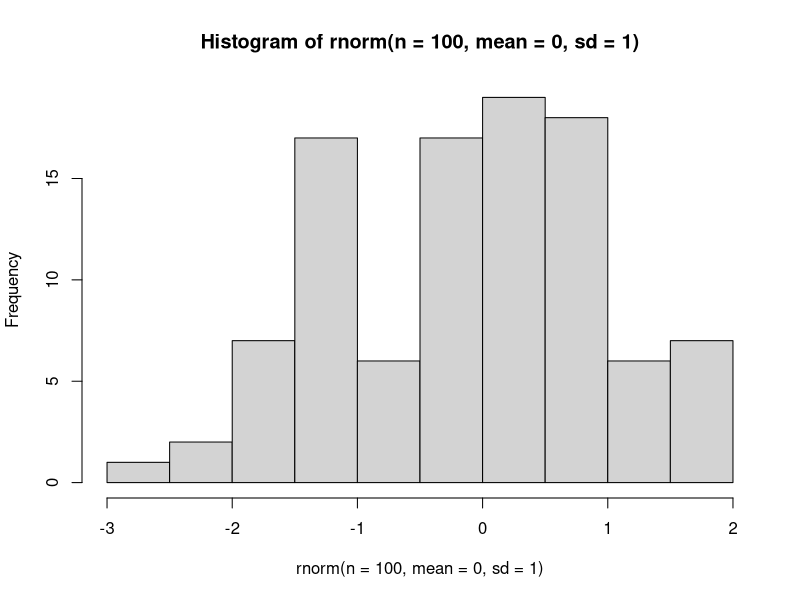

Recreate this plot in R. (Note: this script raises an error after producing the figure.)
## ---- chunk 1
rnorm(n = 100, mean = 0, sd = 1) |>
  hist()
## ---- chunk 2
5 + 5
3 / 5
## ---- chunk 3
# Everything after `#` is a comment
5 + 5
## ---- chunk 4
5 == 5 # is equal
5 != 5 # is not equal
TRUE | FALSE # OR
T & F # AND
# TRUE and FALSE can be abbreviated to T and F but not recommended.
!TRUE # NOT
2 > 5
5 <= 10
## ---- chunk 5
(T & F) | (T & T)
## ---- chunk 6
x <- 5
y = 4
## ---- chunk 7
inflation_uplift <- 1.02
## ---- chunk 8
rnorm(n = 100, mean = 0, sd = 1)
rnorm(100, 0, 1)
## ---- chunk 9
rnorm(100, 100, 100)
## ---- chunk 10
ls()
ls
## ---- chunk 11
class(5L)
class(5.0)
## ---- chunk 12
class('5')
class("foo")
## ---- chunk 13
5/3
## ---- chunk 14
"100" > 20
## ---- chunk 15
school_status <- c("LA Maintained", "Non-LA Maintained")
school_status <- factor(school_status)
## ---- chunk 16
teachers <- c("M1", "M4", "M2")

teachers_factor <- ordered(teachers,
                           levels = c("M1", "M2", "M3", "M4"))

teachers_factor

teachers_factor[3] > teachers_factor[2]
## ---- chunk 17
c(10, 20, 30)[3]
## ---- chunk 18
TRUE
T
FALSE
F
## ---- chunk 19
TRUE + TRUE # Implicit
as.numeric(TRUE) # Explicit
as.numeric(FALSE) # Explicit
## ---- chunk 20
"5" + "8" # Doesn't always happen implicitly
as.numeric("5") + as.numeric("8")

as.numeric
as.character
as.Date
as.logical
as.
## ---- chunk 21
5 == 2 + 3
## ---- chunk 22
NA == NA
## ---- chunk 23
5 == NA
## ---- chunk 24
wojtek_age <- NA
sam_age <- NA
wojtek_age == sam_age 
## ---- chunk 25
mean(c(1, 2, 3))
## ---- chunk 26
mean(c(1, 2, 3, NA))
## ---- chunk 27
mean(c(1, 2, 3, NA), na.rm = TRUE)
## ---- chunk 28
x <- c(-8, -9, 1, 2)
mean(x)

x <- dplyr::na_if(x, -8)
x <- dplyr::na_if(x, -9)

x
mean(x, na.rm = TRUE)

## ---- chunk 29
identical(1, c(1))
## ---- chunk 30
economic_data <- c(1:4) # same as c(1,2,3)
inflation_uplift <- 1.02

economic_data * inflation_uplift

length(economic_data)
length(inflation_uplift)

yearly_inflation_uplift <- c(1.02, 1.07, 1.20, 1.50)

economic_data * yearly_inflation_uplift
## ---- chunk 31
economic_data * c(1.02, 1000, 2) # Will work but gives warning message

c(1:10) + c(10, 100) # Will works but you should never use it

length(c(1:10))
length(c(10, 100))
## ---- chunk 32
penguins <- palmerpenguins::penguins
## ---- chunk 33

class(penguins) # Type of object

class(penguins$bill_length_mm)

names(penguins) # Names of data.frame

str(penguins) # Structure

summary(penguins)
## ---- chunk 34
install.packages("tidyverse")
## ---- chunk 35
library(tidyverse)
